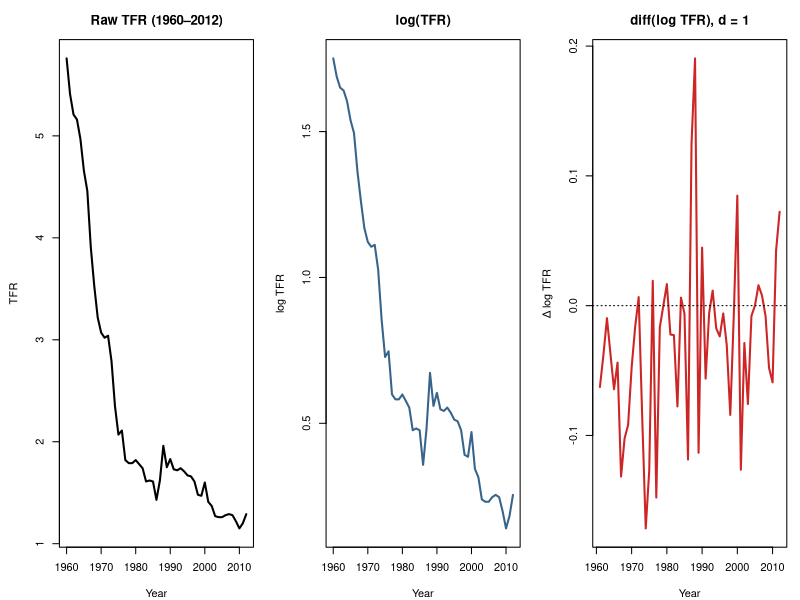
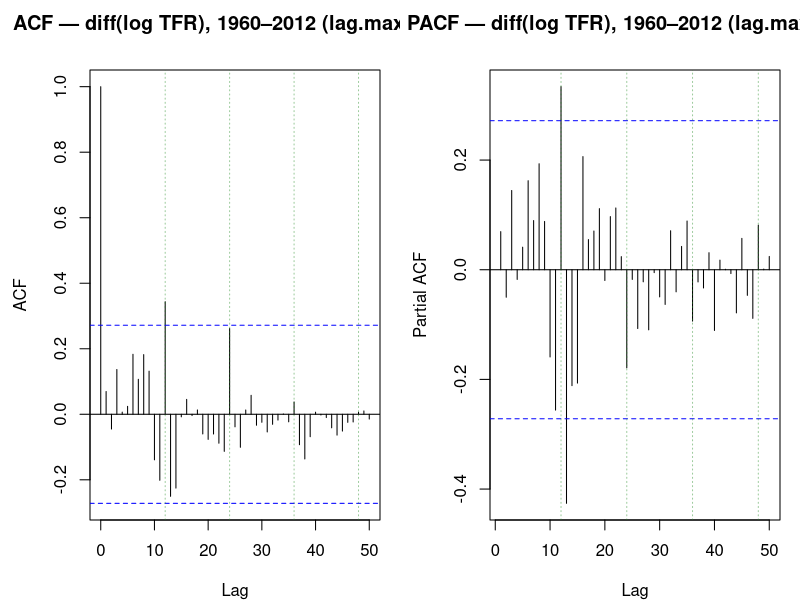
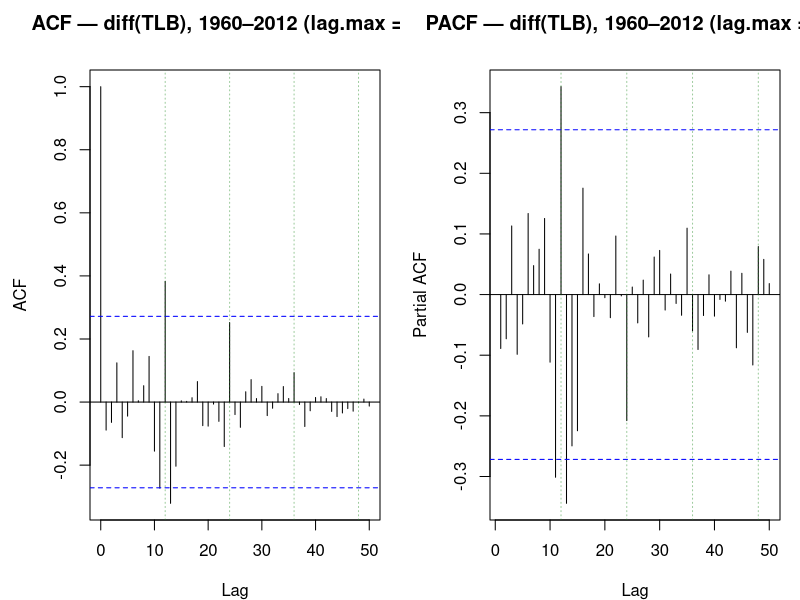
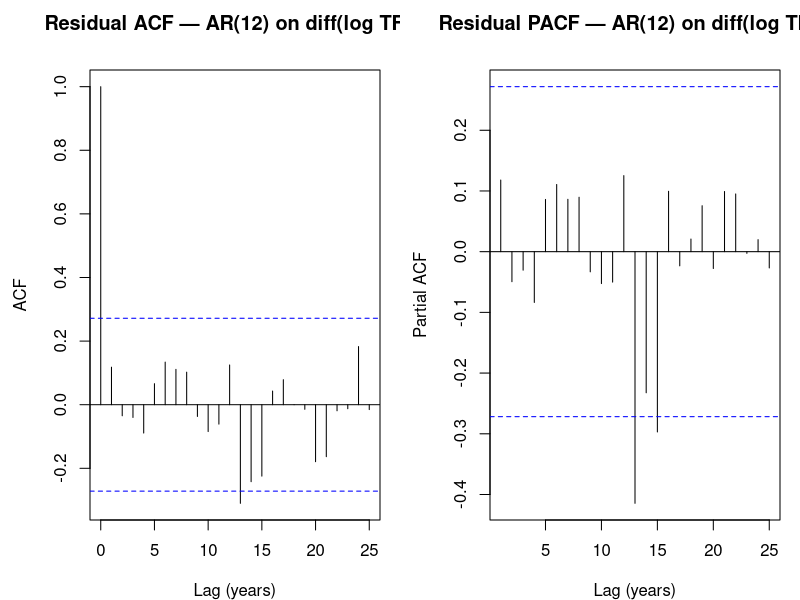
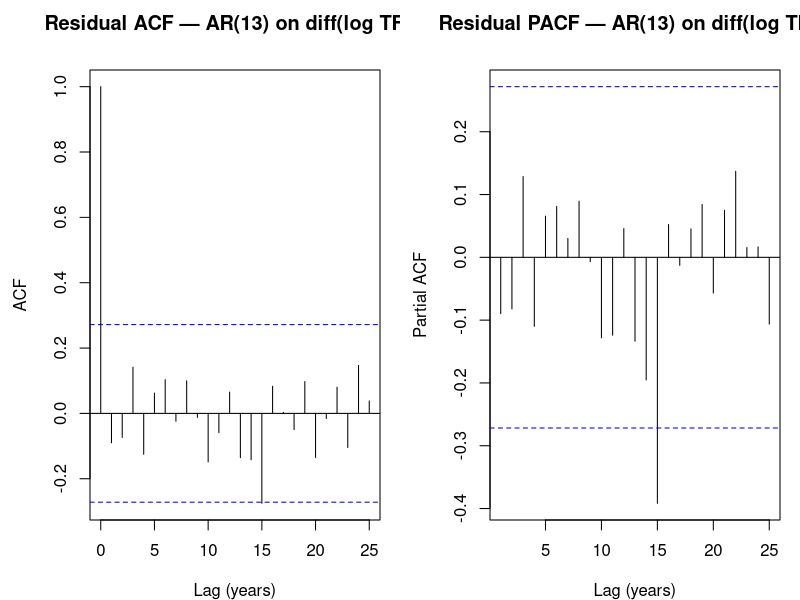
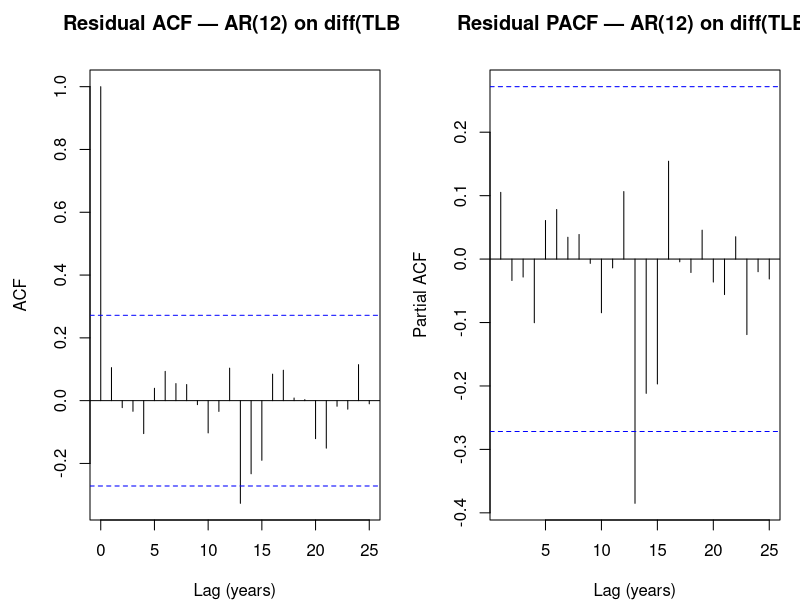
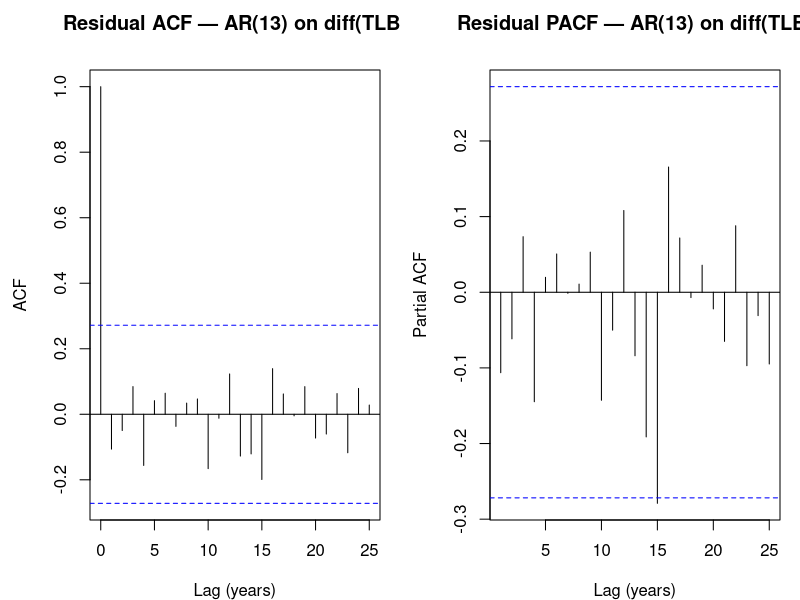

Source code (R) for these figures, in order: (Note: this script raises an error after producing the figures.)
# =============================================================================
# ITERATIVE BOX–JENKINS MODEL SELECTION — Singapore TFR & TLB
# Methodology: propose a starting model -> test its residuals -> diagnose the
# remaining structure -> let that diagnosis fix the next model's parameters ->
# repeat until residuals are white and added terms stop improving the fit.
# Every model in each chain receives a residual test.
#
# TFR: log transform (lambda = 0) + d = 1 + seasonal AR at period 12.
# TLB: original scale + d = 1 + seasonal AR at period 12.
# Train 1960-2012, test 2013-2024.  Figures -> figures/bj_*.  All numbers printed.
# =============================================================================

suppressPackageStartupMessages({
  library(forecast)
  library(tseries)
  library(ggplot2)
})

options(stringsAsFactors = FALSE)
options(scipen = 999)
set.seed(42)
dir.create("figures", showWarnings = FALSE)
rule <- function(s) cat("\n", strrep("=", 78), "\n", s, "\n", strrep("=", 78), "\n", sep = "")

# ---- DATA SETUP -------------------------------------------------------------
data  <- read.csv("cleaned_tlb_tfr_1960_2024.csv")
train <- subset(data, Year <= 2012)
test  <- subset(data, Year >= 2013)

tfr_train <- ts(train$TFR, start = 1960, frequency = 1)
tlb_train <- ts(train$TLB, start = 1960, frequency = 1)
tfr_s12   <- ts(train$TFR, start = 1960, frequency = 12)   # SARIMA fits, period = 12
tlb_s12   <- ts(train$TLB, start = 1960, frequency = 12)

tfr_test    <- test$TFR
tlb_test    <- test$TLB
test_years  <- test$Year
train_years <- train$Year

# ---- MODELS ARE FIT ON THE STATIONARY DIFFERENCED SERIES (Step 1) ------------
# We difference EXPLICITLY here and fit with the difference order NOT set (d = 0);
# TLB on its original scale, TFR on the log scale. (Any seasonal difference D in a
# model's seasonal order is still applied by Arima to these already-differenced
# series.) Fitting Arima(diff(y), order=c(p,0,q)) is identical to Arima(y,
# order=c(p,1,q)) -- it just makes explicit that we never model the non-stationary
# level. Forecasts are integrated back to the level for evaluation.
tfr_dl <- diff(log(tfr_s12))                      # (1-B) log(TFR) -- stationary
tlb_d  <- diff(tlb_s12)                           # (1-B) TLB       -- stationary
tfr_anchor <- as.numeric(tail(log(tfr_s12), 1))   # last log(TFR), training (2012)
tlb_anchor <- as.numeric(tail(tlb_s12, 1))        # last TLB, training (2012)

# Integrate a differenced-series forecast back to the level (expo=TRUE un-logs TFR):
lvl_point <- function(fit, h, anchor, expo) {
  v <- anchor + cumsum(as.numeric(forecast(fit, h = h)$mean))
  if (expo) exp(v) else v
}
# Level prediction intervals by simulating the differenced model and integrating:
lvl_pi <- function(fit, h, anchor, expo, B = 4000) {
  paths <- vapply(seq_len(B),
                  function(i) anchor + cumsum(as.numeric(simulate(fit, nsim = h, future = TRUE))),
                  numeric(h))
  if (expo) paths <- exp(paths)
  list(lo80 = apply(paths, 1, quantile, 0.10), hi80 = apply(paths, 1, quantile, 0.90),
       lo95 = apply(paths, 1, quantile, 0.025), hi95 = apply(paths, 1, quantile, 0.975))
}

cat("n_train =", nrow(train), " n_test =", nrow(test), "\n")

# =============================================================================
# STEP 1 — STATIONARITY & TRANSFORMATION
# =============================================================================
rule("STEP 1 — stationarity grid (ADF + KPSS); raw / diff / log / diff(log)")

st_one <- function(nm, x) {
  x <- x[is.finite(x)]
  a <- suppressWarnings(adf.test(x)); k <- suppressWarnings(kpss.test(x))
  data.frame(Series = nm,
             ADF_p      = round(a$p.value, 4),
             ADF        = ifelse(a$p.value > 0.05, "Non-stationary", "Stationary"),
             KPSS_stat  = round(unname(k$statistic), 4),
             KPSS       = ifelse(k$statistic > 0.463, "Non-stationary", "Stationary"),
             n          = length(x))
}
stat_tbl <- rbind(
  st_one("TFR raw",          tfr_train),
  st_one("diff(TFR) d=1",    diff(tfr_train)),
  st_one("diff(TFR) d=2",    diff(tfr_train, differences = 2)),
  st_one("log(TFR)",         log(tfr_train)),
  st_one("diff(log TFR) d=1", diff(log(tfr_train))),
  st_one("diff(log TFR)+sd12", diff(diff(log(tfr_train)), lag = 12)),
  st_one("TLB raw",          tlb_train),
  st_one("diff(TLB) d=1",    diff(tlb_train))
)
print(stat_tbl, row.names = FALSE)

# Figure: raw TFR / log TFR / diff(log TFR) — motivates the transform
png("figures/bj_step1_tfr_transform.png", width = 1100, height = 380, res = 110, bg = "white")
par(mfrow = c(1, 3), mar = c(4, 4.5, 3, 1))
plot(tfr_train, type = "l", lwd = 2, col = "black",
     main = "Raw TFR (1960–2012)", xlab = "Year", ylab = "TFR")
plot(log(tfr_train), type = "l", lwd = 2, col = "steelblue4",
     main = "log(TFR)", xlab = "Year", ylab = "log TFR")
plot(diff(log(tfr_train)), type = "l", lwd = 2, col = "firebrick3",
     main = "diff(log TFR), d = 1", xlab = "Year", ylab = "Δ log TFR"); abline(h = 0, lty = 3)
dev.off()
cat("Wrote figures/bj_step1_tfr_transform.png\n")

# =============================================================================
# STEP 2 — ACF/PACF OF THE STATIONARY SERIES
# =============================================================================
rule("STEP 2 — ACF/PACF of diff(log TFR) and diff(TLB)")

# Correlograms extended to lag.max = 50; light green guides mark the seasonal
# multiples (12, 24, 36, 48) so the period-12 cycle is visible as it recurs.
seas_guides <- function() abline(v = c(12, 24, 36, 48),
                                 col = adjustcolor("forestgreen", 0.45), lty = 3, lwd = 1)

png("figures/bj_step2_acfpacf_tfr.png", width = 1200, height = 470, res = 110, bg = "white")
par(mfrow = c(1, 2), mar = c(4, 4.5, 3.5, 1))
acf(diff(log(tfr_train)),  lag.max = 50, main = "ACF — diff(log TFR), 1960–2012 (lag.max = 50)");  seas_guides()
pacf(diff(log(tfr_train)), lag.max = 50, main = "PACF — diff(log TFR), 1960–2012 (lag.max = 50)"); seas_guides()
dev.off()

png("figures/bj_step2_acfpacf_tlb.png", width = 1200, height = 470, res = 110, bg = "white")
par(mfrow = c(1, 2), mar = c(4, 4.5, 3.5, 1))
acf(diff(tlb_train),  lag.max = 50, main = "ACF — diff(TLB), 1960–2012 (lag.max = 50)");  seas_guides()
pacf(diff(tlb_train), lag.max = 50, main = "PACF — diff(TLB), 1960–2012 (lag.max = 50)"); seas_guides()
dev.off()

pacf_spikes <- function(x, nm) {
  p  <- pacf(x, lag.max = 25, plot = FALSE)$acf[, 1, 1]
  ci <- 1.96 / sqrt(length(x)); sig <- which(abs(p) > ci)
  cat(nm, "— PACF band +/-", round(ci, 3), "; significant lags:",
      paste(sig, collapse = ", "), "\n")
}
pacf_spikes(diff(log(tfr_train)), "diff(log TFR)")
pacf_spikes(diff(tlb_train),      "diff(TLB)")

# =============================================================================
# STEP 3 — MODEL IDENTIFICATION (start at the spike lags, then add seasonality)
#   3a: high-order ARIMA placed directly at the significant lags (11-13)
#   3b: SARIMA with seasonal period 12 (literature: zodiac cycle)
# Every model is residual-tested with the STANDARD checkresiduals (default lag) on
# the residuals of the model fitted to the DIFFERENCED (stationary) series; white
# noise requires checkresiduals p > 0.05 AND no residual-ACF spike.
# =============================================================================
rule("STEP 3 — identification: high-order ARIMA then SARIMA -> figures/bj_step3_*")

# Fit a model ON THE DIFFERENCED SERIES (series_d), with the difference order NOT
# set (the order's middle entry is 0); include.mean = FALSE matches the no-drift
# integrated form. Accuracy is computed on LEVEL forecasts (point forecast of the
# differenced series integrated back via the anchor; expo un-logs TFR). White noise
# is judged by the STANDARD checkresiduals (default lag) + no residual-ACF spike.
fit_eval <- function(series_d, order, seasonal = c(0,0,0), test, anchor, expo,
                     tag, label) {
  fit <- Arima(series_d, order = order, seasonal = list(order = seasonal, period = 12),
               include.mean = FALSE, method = "ML")
  r   <- residuals(fit)
  png(tempfile(fileext = ".png")); crp <- suppressWarnings(checkresiduals(fit, plot = FALSE))$p.value; dev.off()
  fc_lvl <- lvl_point(fit, length(test), anchor, expo)         # integrate to the level
  e <- as.numeric(test) - fc_lvl
  rmse <- sqrt(mean(e^2)); mape <- mean(abs(e / as.numeric(test))) * 100
  rr  <- as.numeric(r); n <- length(rr); ci <- 1.96 / sqrt(n)
  ac  <- acf(rr, lag.max = 25, plot = FALSE)$acf[, 1, 1][-1]   # drop lag 0
  cross <- which(abs(ac) > ci)                                  # ACF bars outside band
  fname <- sprintf("figures/bj_step3_%s.png", tag)
  png(fname, width = 950, height = 460, res = 110, bg = "white")
  par(mfrow = c(1, 2), mar = c(4, 4.5, 3.5, 1))
  acf(rr,  lag.max = 25, main = paste("Residual ACF —",  label), xlab = "Lag (years)")
  pacf(rr, lag.max = 25, main = paste("Residual PACF —", label), xlab = "Lag (years)")
  dev.off()
  npar  <- sum(fit$mask)
  white <- crp > 0.05 && length(cross) == 0
  status <- if (white) "WHITE" else if (crp > 0.05) "checkres-pass/spike" else "checkres-FAIL"
  cat(sprintf("  %-30s npar=%2d AIC=%9.2f checkres-p=%.3f ACFcross=%d{%s} testRMSE=%8.2f testMAPE=%5.2f  %s\n",
              label, npar, AIC(fit), crp, length(cross),
              paste(cross, collapse = ","), rmse, mape, status))
  list(fit = fit, label = label, AIC = AIC(fit), npar = npar,
       crp = crp, white = white, ncross = length(cross), cross = cross,
       rmse = rmse, mape = mape, fname = fname, anchor = anchor, expo = expo)
}

coef_tbl <- function(fit, label) {
  se <- sqrt(diag(fit$var.coef))
  cat("\n", label, "— coefficients (coef / se / t):\n", sep = "")
  print(round(rbind(coef = coef(fit)[fit$mask], se = se,
                    t = coef(fit)[fit$mask] / se), 3))
}

# Count individually-significant coefficients (|t| > 1.96) — used to show the
# high-p model is over-parameterised (only the structural lags carry signal).
nsig <- function(fit) {
  tt <- coef(fit) / sqrt(diag(fit$var.coef))
  sprintf("%d of %d coefficients significant (|t|>1.96): %s",
          sum(abs(tt) > 1.96), length(tt),
          paste(names(tt)[abs(tt) > 1.96], collapse = ", "))
}

## ── STEP 3a: high-order AR on the differenced series (no seasonal term) ──────
##   On diff(log TFR) / diff(TLB) these are AR(12), AR(13) -- equivalently
##   ARIMA(12,1,0)/(13,1,0) on the level. We fit on the differenced series (d=0).
cat("\n-- 3a. TFR high-order AR on diff(log TFR) --\n")
tfr_a1 <- fit_eval(tfr_dl, c(12,0,0), test = tfr_test, anchor = tfr_anchor, expo = TRUE,
                   tag = "tfr_a_arima1210", label = "AR(12) on diff(log TFR)")
tfr_a2 <- fit_eval(tfr_dl, c(13,0,0), test = tfr_test, anchor = tfr_anchor, expo = TRUE,
                   tag = "tfr_a_arima1310", label = "AR(13) on diff(log TFR)")

cat("\n-- 3a. TLB high-order AR on diff(TLB) --\n")
tlb_a1 <- fit_eval(tlb_d, c(12,0,0), test = tlb_test, anchor = tlb_anchor, expo = FALSE,
                   tag = "tlb_a_arima1210", label = "AR(12) on diff(TLB)")
tlb_a2 <- fit_eval(tlb_d, c(13,0,0), test = tlb_test, anchor = tlb_anchor, expo = FALSE,
                   tag = "tlb_a_arima1310", label = "AR(13) on diff(TLB)")

## ── STEP 3b: SARIMA — add the seasonal AR(1)[12]; the non-seasonal AR ORDER is
##           read directly from the PACF, which is significant at lags 12,13 (TFR)
##           and 11,12,13 (TLB). The seasonal AR(1) at period 12 absorbs the lag-12
##           spike; we take the non-seasonal order up to the significant PACF lags
##           and fit BOTH p = 12 (the seasonal lag) and p = 13 (the last significant
##           PACF lag). Strict viability bar (instructor's): residuals must pass
##           Box-Ljung (lags 20 AND 24) AND show NO ACF spike. Both orders pass.

## (i) Diagnostic sweep -- residual-test SARIMA(p,1,0)(1,0,0)[12] across p to show
##     that orders BELOW the PACF-indicated 12-13 re-introduce a residual spike
##     (lag 8 for TFR, lag 13 for TLB), confirming a small p is inadequate. The
##     ADOPTED orders (12 and 13) come from the PACF, not from this sweep.
sweep_sarima <- function(series, lambda, tag_series) {
  cat(sprintf("\n  AR-order sweep  SARIMA(p,1,0)(1,0,0)[12]  [%s]\n", tag_series))
  cat("    (spike check on the residual ACF; standard checkresiduals p reported)\n")
  for (p in 13:1) {
    fit <- tryCatch(Arima(series, order = c(p,1,0),
                          seasonal = list(order = c(1,0,0), period = 12),
                          lambda = lambda, method = "ML"),
                    error = function(e) NULL)
    if (is.null(fit)) { cat(sprintf("    p=%2d : did not converge\n", p)); next }
    r   <- as.numeric(residuals(fit)); ci <- 1.96 / sqrt(length(r))
    png(tempfile(fileext = ".png")); crp <- suppressWarnings(checkresiduals(fit, plot = FALSE))$p.value; dev.off()
    cross <- which(abs(acf(r, lag.max = 25, plot = FALSE)$acf[, 1, 1][-1]) > ci)
    cat(sprintf("    p=%2d : checkres-p=%.3f spikes={%s}  %s\n",
                p, crp, paste(cross, collapse = ","),
                ifelse(length(cross) == 0, "(spike-free ACF)", "")))
  }
}
sweep_sarima(tfr_s12, 0,    "TFR log scale")
sweep_sarima(tlb_s12, NULL, "TLB original scale")

## (ii) BASE models -- the AR ORDER is read from the PACF: TFR p in {12,13};
##      TLB p in {11,12,13} (the TLB PACF is significant at lags 11,12,13). All
##      are residual-tested with a saved ACF/PACF figure, all strictly white. These
##      seasonal-AR bases (D=0) are the STARTING points; Step 3c then refines the
##      orders (q,P,D,Q) from them to maximise accuracy while staying white-noise.
cat("\n-- 3b. TFR SARIMA bases (log scale): PACF-justified orders p = 12, 13 --\n")
tfr_s0 <- fit_eval(tfr_s12, c(13,1,0), c(1,0,0), lambda = 0, test = tfr_test,
                   tag = "tfr_s_1310_100", label = "log-SARIMA(13,1,0)(1,0,0)[12]")
tfr_s1 <- fit_eval(tfr_s12, c(12,1,0), c(1,0,0), lambda = 0, test = tfr_test,
                   tag = "tfr_s_1210_100", label = "log-SARIMA(12,1,0)(1,0,0)[12]")

cat("\n-- 3b. TLB SARIMA bases (original scale): PACF-justified orders p = 11, 12, 13 --\n")
tlb_s0 <- fit_eval(tlb_s12, c(13,1,0), c(1,0,0), test = tlb_test,
                   tag = "tlb_s_1310_100", label = "SARIMA(13,1,0)(1,0,0)[12]")
tlb_s2 <- fit_eval(tlb_s12, c(12,1,0), c(1,0,0), test = tlb_test,
                   tag = "tlb_s_1210_100", label = "SARIMA(12,1,0)(1,0,0)[12]")
tlb_s1 <- fit_eval(tlb_s12, c(11,1,0), c(1,0,0), test = tlb_test,
                   tag = "tlb_s_1110_100", label = "SARIMA(11,1,0)(1,0,0)[12]")

cat("\n  base log-SARIMA(12,1,0)(1,0,0) TFR :", nsig(tfr_s1$fit), "\n")
cat("  base SARIMA(12,1,0)(1,0,0) TLB     :", nsig(tlb_s2$fit), "\n")
cat("  (bases are all strictly white; Step 3c refines orders from them for accuracy)\n")

# =============================================================================
# STEP 3c -- REFINEMENT: from each white-noise BASE, adjust the orders (q, P, D, Q)
#   to maximise out-of-sample accuracy while KEEPING white-noise residuals. d stays
#   at 1 (fixed by the Step-1 stationarity tests; d=2 over-differences and forecasts
#   worse). We grid-search SARIMA(p,1,q)(P,D,Q)[12] over the PACF p-set x q in {0,1}
#   x P in {0,1} x D in {0,1} x Q in {0,1}, residual-test every fit, and SELECT the
#   FINAL as the white-noise model with the BEST test accuracy (parsimony cap
#   npar<=15 to avoid over-fitting at the post-differencing sample size). "White" =
#   STANDARD checkresiduals (default lag) p>0.05 AND no residual-ACF spike. KEY: the
#   seasonal difference (D=1) is what lets the residuals pass the standard test --
#   the D=0 seasonal-AR initials do NOT (residual seasonal echo). NOTE: AIC is NOT
#   comparable across D (seasonal differencing changes the likelihood), so the
#   refinement is ranked on out-of-sample MAPE, not AIC.
# =============================================================================
rule("STEP 3c — refinement: base -> adjust (q,P,D,Q) -> best-accuracy white-noise")
refine <- function(series, lambda, test, pset, tag) {
  rows <- list()
  for (p in pset) for (q in 0:1) for (P in 0:1) for (D in 0:1) for (Q in 0:1) {
    fit <- tryCatch(Arima(series, order = c(p,1,q),
                          seasonal = list(order = c(P,D,Q), period = 12),
                          lambda = lambda, method = "ML"), error = function(e) NULL)
    if (is.null(fit)) next
    r  <- as.numeric(residuals(fit)); r <- r[is.finite(r)]; ci <- 1.96 / sqrt(length(r))
    cr <- tryCatch({ png(tempfile(fileext = ".png"))
                     v <- checkresiduals(fit, plot = FALSE); dev.off(); v$p.value },
                   error = function(e) NA)
    mape <- tryCatch(accuracy(forecast(fit, h = length(test)), test)["Test set","MAPE"],
                     error = function(e) NA)
    if (is.na(cr) || is.na(mape)) next
    cross <- which(abs(acf(r, lag.max = 25, plot = FALSE)$acf[, 1, 1][-1]) > ci)
    rows[[length(rows) + 1]] <- list(
      lab   = sprintf("(%d,1,%d)(%d,%d,%d)[12]", p, q, P, D, Q),
      white = (cr > 0.05 && length(cross) == 0), mape = mape, cr = cr,
      npar  = sum(fit$mask), order = c(p,1,q), seas = c(P,D,Q))
  }
  wr <- Filter(function(x) x$white, rows)
  wr <- wr[order(sapply(wr, function(x) x$mape))]
  cat(sprintf("\n  [%s] refinement -- strictly-white SARIMA(p,1,q)(P,D,Q)[12], ranked by test MAPE:\n", tag))
  for (x in head(wr, 8))
    cat(sprintf("    %-20s MAPE=%5.2f  checkres-p=%.3f  npar=%2d\n", x$lab, x$mape, x$cr, x$npar))
  pick <- Filter(function(x) x$npar <= 15, wr)[[1]]
  cat(sprintf("  -> FINAL [%s] = %s  (white, best test MAPE=%.2f, npar=%d)\n",
              tag, pick$lab, pick$mape, pick$npar))
  fit <- Arima(series, order = pick$order, seasonal = list(order = pick$seas, period = 12),
               lambda = lambda, method = "ML")
  list(fit = fit, label = sprintf("%sSARIMA%s", if (!is.null(lambda)) "log-" else "", pick$lab))
}
cat(sprintf("\n  Bases (seasonal-AR, D=0) for reference:\n    TLB (11,1,0)(1,0,0) MAPE=%.2f | (12,1,0)(1,0,0) MAPE=%.2f | (13,1,0)(1,0,0) MAPE=%.2f\n    TFR (12,1,0)(1,0,0) MAPE=%.2f | (13,1,0)(1,0,0) MAPE=%.2f\n",
            tlb_s1$mape, tlb_s2$mape, tlb_s0$mape, tfr_s1$mape, tfr_s0$mape))
tfr_final <- refine(tfr_s12, 0,    tfr_test, c(12,13),    "TFR log")
tlb_final <- refine(tlb_s12, NULL, tlb_test, c(11,12,13), "TLB orig")
coef_tbl(tfr_final$fit, tfr_final$label)
coef_tbl(tlb_final$fit, tlb_final$label)

rule("STEP 3 — checkresiduals for the final models (STANDARD default lag, no lag-24)")
# The final models add a SEASONAL DIFFERENCE (D=1) on top of the d=1 difference, so
# their residuals pass the STANDARD checkresiduals at its default lag -- no special
# lag choice is needed (unlike the D=0 seasonal-AR initials).
png("figures/bj_step3_tfr_final_check.png", width = 950, height = 720, res = 110, bg = "white")
cr_tfr <- checkresiduals(tfr_final$fit); dev.off()
png("figures/bj_step3_tlb_final_check.png", width = 950, height = 720, res = 110, bg = "white")
cr_tlb <- checkresiduals(tlb_final$fit); dev.off()
cat("\nTFR final (standard checkresiduals): "); print(cr_tfr)
cat("\nTLB final (standard checkresiduals): "); print(cr_tlb)

# ---- equivalence footnote: freq=12 fit == freq=1 + period=12 fit ------------
rule("EQUIVALENCE — freq=12 vs freq=1 (log-SARIMA(12,1,0)(1,0,0)[12], TFR)")
e12 <- Arima(tfr_s12,   order = c(12,1,0), seasonal = list(order = c(1,0,0), period = 12), lambda = 0)
e1  <- Arima(tfr_train, order = c(12,1,0), seasonal = list(order = c(1,0,0), period = 12), lambda = 0)
cat("freq=12 AIC =", round(AIC(e12), 4), "| freq=1 AIC =", round(AIC(e1), 4),
    "| identical:", isTRUE(all.equal(AIC(e12), AIC(e1))), "\n")

# =============================================================================
# STEP 4 — FORECAST 2013-2024 + ACCURACY (TFR back-transformed via lambda=0)
# =============================================================================
rule("STEP 4 — forecast & accuracy")

forecast_plot <- function(fit, hist_years, hist_vals, fc_years, actual_vals,
                          title, ylab, fname, biasadj = FALSE, subtitle = NULL,
                          mark_dragon2012 = FALSE) {
  fc <- forecast(fit, h = length(fc_years), biasadj = biasadj)
  hist_df <- data.frame(Year = hist_years, Value = as.numeric(hist_vals))
  fc_df <- data.frame(Year = fc_years,
                      Mean = as.numeric(fc$mean),
                      Lo80 = as.numeric(fc$lower[, 1]), Hi80 = as.numeric(fc$upper[, 1]),
                      Lo95 = as.numeric(fc$lower[, 2]), Hi95 = as.numeric(fc$upper[, 2]),
                      Actual = as.numeric(actual_vals))
  p <- ggplot() +
    geom_ribbon(data = fc_df, aes(Year, ymin = Lo95, ymax = Hi95), fill = "steelblue", alpha = 0.18) +
    geom_ribbon(data = fc_df, aes(Year, ymin = Lo80, ymax = Hi80), fill = "steelblue", alpha = 0.32) +
    geom_line(data = hist_df, aes(Year, Value), colour = "black", linewidth = 0.7) +
    geom_line(data = fc_df, aes(Year, Mean), colour = "red", linetype = "dashed", linewidth = 0.8) +
    geom_line(data = fc_df, aes(Year, Actual), colour = "blue", linewidth = 0.8) +
    geom_point(data = fc_df, aes(Year, Actual), colour = "blue", size = 1.3) +
    geom_vline(xintercept = 2013, linetype = "dashed", colour = "grey40") +
    annotate("text", x = 2013, y = -Inf, label = " train | test", hjust = 0, vjust = -0.6,
             colour = "grey40", size = 3) +
    annotate("point", x = 2020, y = fc_df$Actual[fc_df$Year == 2020], colour = "darkorange2", size = 2.6) +
    annotate("text", x = 2020, y = fc_df$Actual[fc_df$Year == 2020], label = "2020 (COVID)",
             colour = "darkorange2", size = 3, hjust = 1.1, vjust = -0.6) +
    labs(title = title, subtitle = subtitle, x = "Year", y = ylab) + theme_bw()
  if (mark_dragon2012) {
    y2012 <- tail(hist_vals, 1)
    p <- p +
      annotate("point", x = 2012, y = y2012, colour = "forestgreen", size = 2.6) +
      annotate("text", x = 2012, y = y2012, label = "2012 Dragon yr\n(inflated anchor)",
               colour = "forestgreen", size = 2.7, hjust = 1.05, vjust = 0.2)
  }
  ggsave(fname, p, width = 9, height = 5, dpi = 130)
  fc
}

# biasadj = FALSE (default): report the median of the back-transformed
# lognormal predictive distribution — the conventional point forecast.
fc_tfr <- forecast_plot(tfr_final$fit, train_years, train$TFR, test_years, tfr_test,
                        paste0("TFR Forecast 2013–2024 — ", tfr_final$label),
                        "TFR (children per woman)", "figures/bj_step4_forecast_tfr.png")
fc_tlb <- forecast_plot(tlb_final$fit, train_years, train$TLB, test_years, tlb_test,
                        paste0("TLB Forecast 2013–2024 — ", tlb_final$label),
                        "Total live births", "figures/bj_step4_forecast_tlb.png",
                        subtitle = "Refined final (Step 3c): seasonal difference added to the base",
                        mark_dragon2012 = TRUE)
cat("Wrote figures/bj_step4_forecast_tfr.png and bj_step4_forecast_tlb.png\n")
cat("TFR forecast all positive:", all(fc_tfr$mean > 0), "; min lower 95% =",
    round(min(fc_tfr$lower[, 2]), 3), "\n")

rule("STEP 4 — accuracy on test set 2013-2024")
acc_tfr <- accuracy(fc_tfr, tfr_test); acc_tlb <- accuracy(fc_tlb, tlb_test)
cat("\nTFR:\n"); print(round(acc_tfr, 4))
cat("\nTLB:\n"); print(round(acc_tlb, 4))
e_tfr <- abs(tfr_test - as.numeric(fc_tfr$mean)); e_tlb <- abs(tlb_test - as.numeric(fc_tlb$mean))
cat("\nTFR largest |error| =", round(max(e_tfr), 4), "in", test_years[which.max(e_tfr)], "\n")
cat("TLB largest |error| =", round(max(e_tlb), 1), "in", test_years[which.max(e_tlb)], "\n")

# -----------------------------------------------------------------------------
# STEP 4 — FORECAST COMPARISON: the seasonal-AR BASE vs the refined FINAL (Step 3c).
# Overlaying both forecast paths makes the accuracy gain from the seasonal
# difference visible directly.
# -----------------------------------------------------------------------------
rule("STEP 4 — forecast comparison: base (seasonal-AR) vs refined final (Step 3c)")

compare_plot <- function(fit_hi, fit_par, hist_years, hist_vals, fc_years, actual_vals,
                         lab_hi, lab_par, title, ylab, fname, biasadj = FALSE) {
  fc_hi  <- forecast(fit_hi,  h = length(fc_years), biasadj = biasadj)
  fc_par <- forecast(fit_par, h = length(fc_years), biasadj = biasadj)
  hist_df <- data.frame(Year = hist_years, Value = as.numeric(hist_vals))
  fc_df <- data.frame(Year = fc_years,
                      Hi  = as.numeric(fc_hi$mean),  Par = as.numeric(fc_par$mean),
                      Lo80 = as.numeric(fc_par$lower[,1]), Up80 = as.numeric(fc_par$upper[,1]),
                      Lo95 = as.numeric(fc_par$lower[,2]), Up95 = as.numeric(fc_par$upper[,2]),
                      Actual = as.numeric(actual_vals))
  p <- ggplot() +
    geom_ribbon(data = fc_df, aes(Year, ymin = Lo95, ymax = Up95), fill = "steelblue", alpha = 0.12) +
    geom_ribbon(data = fc_df, aes(Year, ymin = Lo80, ymax = Up80), fill = "steelblue", alpha = 0.22) +
    geom_line(data = hist_df, aes(Year, Value), colour = "black", linewidth = 0.7) +
    geom_line(data = fc_df, aes(Year, Actual), colour = "blue", linewidth = 0.8) +
    geom_point(data = fc_df, aes(Year, Actual), colour = "blue", size = 1.3) +
    geom_line(data = fc_df, aes(Year, Par, colour = lab_par), linetype = "dashed", linewidth = 0.9) +
    geom_line(data = fc_df, aes(Year, Hi,  colour = lab_hi),  linetype = "dashed", linewidth = 0.9) +
    geom_vline(xintercept = 2013, linetype = "dashed", colour = "grey40") +
    annotate("text", x = 2013, y = -Inf, label = " train | test", hjust = 0, vjust = -0.6,
             colour = "grey40", size = 3) +
    scale_colour_manual("Forecast", values = setNames(c("purple3", "red"), c(lab_hi, lab_par))) +
    labs(title = title, subtitle = "Blue = actual; shaded = refined final's 80/95% intervals",
         x = "Year", y = ylab) +
    theme_bw() + theme(legend.position = "bottom")
  ggsave(fname, p, width = 9, height = 5, dpi = 130)
}

compare_plot(tfr_s1$fit, tfr_final$fit, train_years, train$TFR, test_years, tfr_test,
             "base (12,1,0)(1,0,0)", paste0("refined ", sub("^log-SARIMA", "", tfr_final$label)),
             "TFR forecast — seasonal-AR base vs refined final (Step 3c)",
             "TFR (children per woman)", "figures/bj_step4_compare_tfr.png")
compare_plot(tlb_s0$fit, tlb_final$fit, train_years, train$TLB, test_years, tlb_test,
             "base (13,1,0)(1,0,0)", paste0("refined ", sub("^SARIMA", "", tlb_final$label)),
             "TLB forecast — seasonal-AR base vs refined final (Step 3c)",
             "Total live births", "figures/bj_step4_compare_tlb.png")
cat("Wrote figures/bj_step4_compare_tfr.png and bj_step4_compare_tlb.png\n")

cmp_row <- function(fit, lab, test, biasadj = FALSE) {
  fc <- forecast(fit, h = length(test), biasadj = biasadj); acc <- accuracy(fc, test)
  cat(sprintf("  %-42s npar=%2d testRMSE=%9.2f testMAE=%9.2f testMAPE=%5.2f\n",
              lab, sum(fit$mask), acc["Test set","RMSE"], acc["Test set","MAE"],
              acc["Test set","MAPE"]))
}
cat("\nTFR — base (seasonal-AR) vs refined final:\n")
cmp_row(tfr_s1$fit,    "base  log-SARIMA(12,1,0)(1,0,0)",  tfr_test)
cmp_row(tfr_final$fit, paste0("FINAL ", tfr_final$label),  tfr_test)
cat("TLB — bases (seasonal-AR) vs refined final:\n")
cmp_row(tlb_s1$fit,    "base  SARIMA(11,1,0)(1,0,0)",      tlb_test)
cmp_row(tlb_s2$fit,    "base  SARIMA(12,1,0)(1,0,0)",      tlb_test)
cmp_row(tlb_s0$fit,    "base  SARIMA(13,1,0)(1,0,0)",      tlb_test)
cmp_row(tlb_final$fit, paste0("FINAL ", tlb_final$label),  tlb_test)

rule("DONE")
